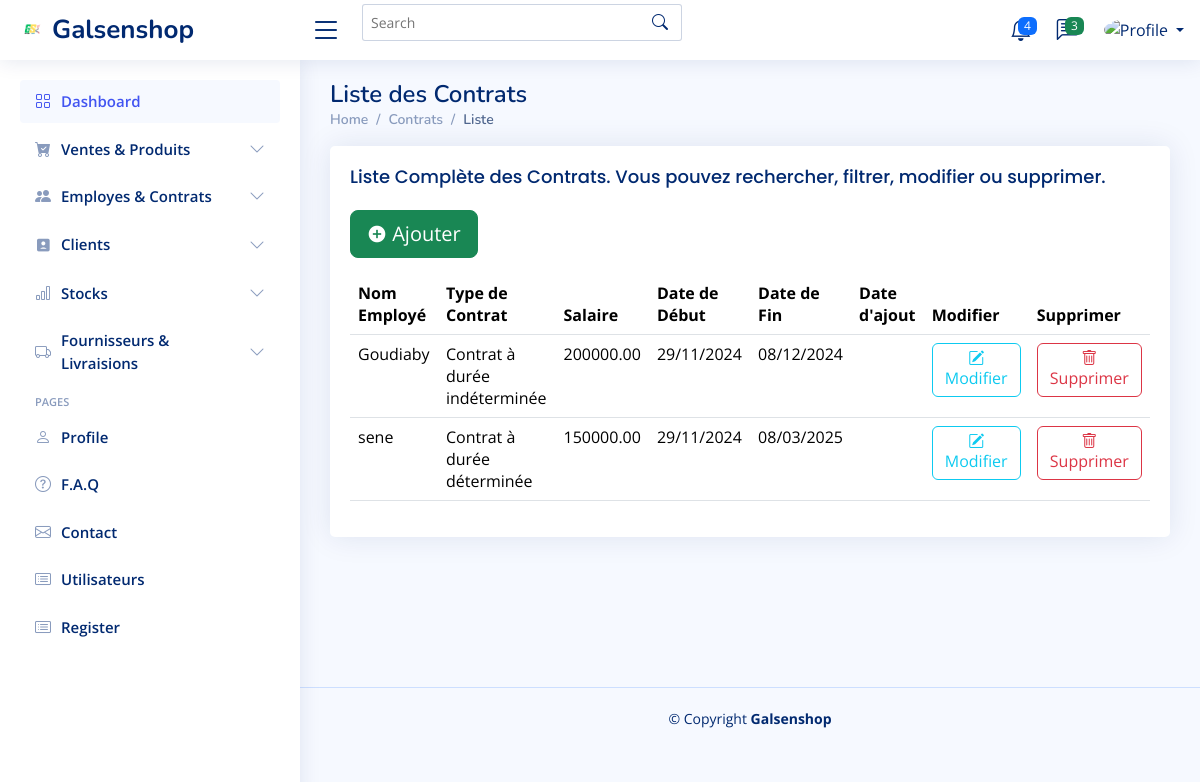
The app's page /contrats/ with its own data.
### application/models.py (models this page shows, shortened)
class Contrat(models.Model):
    employe = models.ForeignKey(
        Employe, on_delete=models.CASCADE, related_name='contrats')
    type_contrat = models.CharField(max_length=20, choices=TYPE_CONTRAT)
    date_debut = models.DateField()
    date_fin = models.DateField(null=True, blank=True)
    salaire = models.DecimalField(max_digits=10, decimal_places=2)

class Employe(models.Model):
    ROLES = [
        ('ADMIN', 'Administrateur'),
        ('VENDEUR', 'Vendeur'),
        ('OVRIER', 'Ouvrier'),
        ('JOURNALIER', 'Journalier'),
    ]
    STATUTS = [
        (True, 'Actif'),
        (False, 'Inactif'),
    ]
    prenom = models.CharField(max_length=100)
    nom = models.CharField(max_length=100)
    email = models.EmailField(unique=True)
    role = models.CharField(max_length=20, choices=ROLES, default='VENDEUR')
    telephone = models.CharField(max_length=15, blank=True, null=True)
    adresse = models.TextField(blank=True, null=True)
    date_embauche = models.DateField()
    actif = models.BooleanField(choices=STATUTS, default=False)
    date_ajout = models.DateTimeField(auto_now_add=True)

### application/views.py (the view)
# urls.py: path('contrats/', views.liste_contrats, name='liste_contrats'),
def liste_contrats(request):
    contrats = Contrat.objects.all()  # Récupère tous les contrats
    return render(request, 'contrats/liste_contrats.html', {'contrats': contrats})

### templates/contrats/liste_contrats.html (shortened to what this page needs)
{% extends "base.html" %} {% load static %} {% block content %}
<main id="main" class="main">
  <div class="pagetitle">
    <h1>Liste des Contrats</h1>
    <nav>
      <ol class="breadcrumb">
        <li class="breadcrumb-item"><a href="index.html">Home</a></li>
        <li class="breadcrumb-item">Contrats</li>
        <li class="breadcrumb-item active">Liste</li>
      </ol>
    </nav>
  </div>
  <section class="section">
    <div class="row">
      <div class="col-lg-12">
        <div class="card">
          <div class="card-body">
            <h5 class="card-title">
              Liste Complète des Contrats. Vous pouvez rechercher, filtrer,
              modifier ou supprimer.
            </h5>
            <p>
              <button
                type="button"
                class="btn btn-success btn-lg"
                onclick="window.location.href='{% url 'ajouter_contrat' %}'"
              >
                <i class="ri-add-circle-fill"></i> Ajouter
              </button>
            </p>
            <table class="table datatable">
              <thead>
                <tr>
                  <th>Nom Employé</th>
                  <th>Type de Contrat</th>
                  <th>Salaire</th>
                  <th>Date de Début</th>
                  <th>Date de Fin</th>
                  <th>Date d'ajout</th>
                  <th>Modifier</th>
                  <th>Supprimer</th>
                </tr>
              </thead>
              <tbody>
                {% for contrat in contrats %}
                <tr>
                  <td>{{ contrat.employe.nom }}</td>
                  <td>{{ contrat.get_type_contrat_display }}</td>
                  <td>{{ contrat.salaire }}</td>
                  <td>{{ contrat.date_debut|date:"d/m/Y" }}</td>
                  <td>{{ contrat.date_fin|date:"d/m/Y" }}</td>
                  <td>{{ contrat.date_creation|date:"d/m/Y" }}</td>
                  <td>
                    <a
                      class="btn btn-outline-info"
                      href="{% url 'modifier_contrat' contrat.id %}"
                    >
                      <i class="bi bi-pencil-square"></i> Modifier
                    </a>
                  </td>
                  <td>
                    <a
                      href="#"
                      class="btn btn-outline-danger"
                      data-bs-toggle="modal"
                      data-bs-target="#deleteModal{{ contrat.id }}"
                    >
                      <i class="bi bi-trash"></i> Supprimer
                    </a>
                  </td>
                </tr>
                {% endfor %}
              </tbody>
            </table>
          </div>
        </div>
      </div>
    </div>
  </section>
</main>
{% endblock content %}

### static/assets/css/style.css (style rules this page uses)
:root { scroll-behavior: smooth; }
body { font-family: "Open Sans", sans-serif; background: #f6f9ff; color: #444444; }
a { color: #4154f1; text-decoration: none; }
h1, h2, h3, h4, h5, h6 { font-family: "Nunito", sans-serif; }
#main { margin-top: 60px; padding: 20px 30px; transition: all 0.3s; }
.pagetitle { margin-bottom: 10px; }
.pagetitle h1 { font-size: 24px; margin-bottom: 0; font-weight: 600; color: #012970; }
.card { margin-bottom: 30px; border: none; border-radius: 5px; box-shadow: 0px 0 30px rgba(1, 41, 112, 0.1); }
.card-title { padding: 20px 0 15px 0; font-size: 18px; font-weight: 500; color: #012970; font-family: "Poppins", sans-serif; }
.card-body { padding: 0 20px 20px 20px; }
.breadcrumb { font-size: 14px; font-family: "Nunito", sans-serif; color: #899bbd; font-weight: 600; }
.breadcrumb a { color: #899bbd; transition: 0.3s; }
.breadcrumb .breadcrumb-item::before { color: #899bbd; }
.breadcrumb .active { color: #51678f; font-weight: 600; }
@media (min-width: 1200px) { #main, #footer { margin-left: 300px; } }

### records on screen
Contrat: employe.nom "Goudiaby", type_contrat "Contrat à durée indéterminée", salaire "200000.00", date_debut "29/11/2024", date_fin "08/12/2024"
Contrat: employe.nom "sene", type_contrat "Contrat à durée déterminée", salaire "150000.00", date_debut "29/11/2024", date_fin "08/03/2025"
